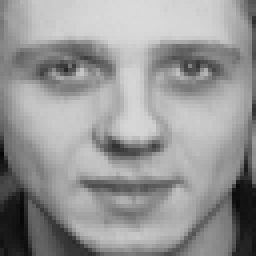
#> input picture data/group10/0.png, 64 x 64 px (shown 4 times larger); its folder holds 4 pictures in this run
$ jupyter execute playground.ipynb   (shell and % lines are left out)
#> lines starting #> are read from the running program, lines starting #| are printed output that depends on the picture
[cell 1]
import os
import cv2
import numpy as np
import matplotlib.pyplot as plt

from sklearn.decomposition import PCA

# Read and Display Face Images

[cell 2]
images = []
for filename in os.listdir('../data/group10/'):
    image = cv2.imread(f'../data/group10/{filename}', cv2.IMREAD_GRAYSCALE)
#> image is the input picture: shape (64, 64); min 4, max 218, mean 150.5
    images.append(image)

print(f'There are {len(images)} images to reconstruct')

[cell 3]
#Setup a figure 10 inches by 10 inches
fig = plt.figure(figsize=(10,10))
fig.subplots_adjust(left=0, right=1, bottom=0, top=1, hspace=0.05, wspace=0.05)

# Plot the faces, each image is 64 by 64 pixels
for i in range(len(images)):
    ax = fig.add_subplot(10, 10, i+1, xticks=[], yticks=[])
    ax.imshow(images[i], cmap=plt.cm.bone, interpolation='nearest')

plt.show()
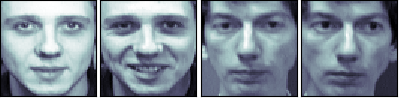
#> figure drawn by matplotlib, 4 panels

# PCA on Faces

[cell 4]
X = np.array(images)
X = X.reshape(-1, 64**2)
print('Input dataset has shape ', X.shape)
#| Input dataset has shape  (4, 4096)

[cell 5]
pca = PCA(n_components=3)
X_red = pca.fit_transform(X)
print('Reduced dimensions of input data after PCA is ', X_red.shape)
#| Reduced dimensions of input data after PCA is  (4, 3)

# Reconstruct Images through Inverse Transform and Visualize

[cell 6]
#Inverse transform and visualize
X_inv = pca.inverse_transform(X_red)
X_inv = X_inv.reshape(-1, 64, 64)
print('Reconstructed input data to shape ', X_inv.shape)
#| Reconstructed input data to shape  (4, 64, 64)

[cell 7]
#Setup a figure 10 inches by 10 inches
fig = plt.figure(figsize=(10,10))
fig.subplots_adjust(left=0, right=1, bottom=0, top=1, hspace=0.05, wspace=0.05)

# Plot the faces, each image is 64 by 64 pixels
for i in range(len(images)):
    ax = fig.add_subplot(10, 10, i+1, xticks=[], yticks=[])
    ax.imshow(X_inv[i], cmap=plt.cm.bone, interpolation='nearest')

plt.show()
